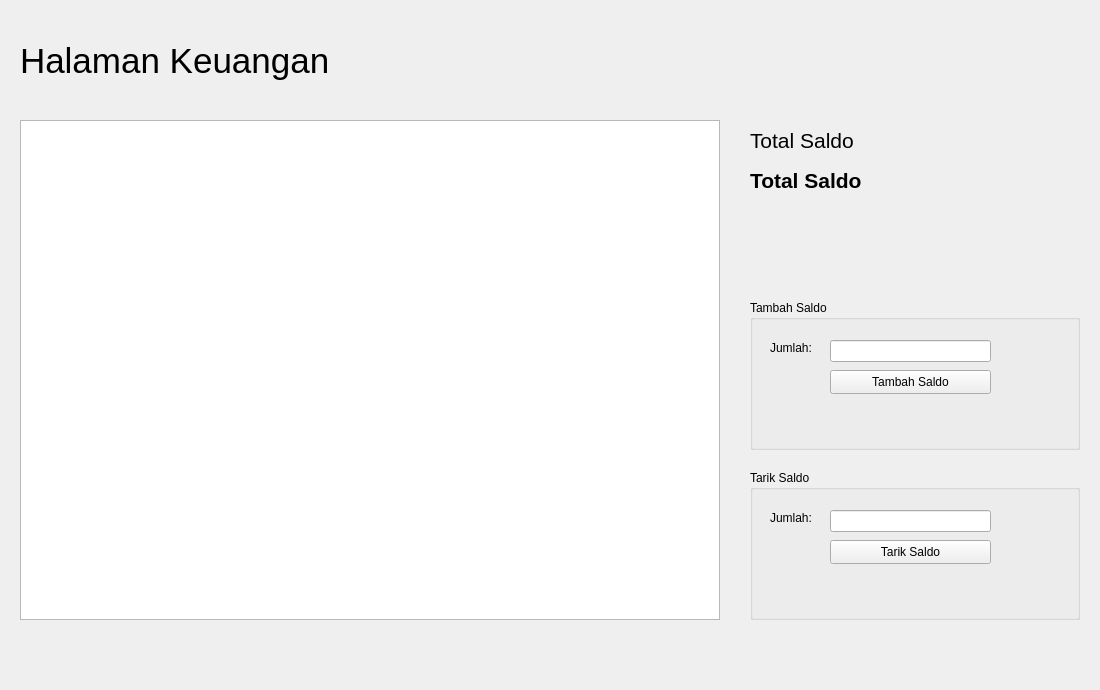
<?xml version="1.0" encoding="UTF-8"?>
<ui version="4.0">
 <class>Form</class>
 <widget class="QWidget" name="Form">
  <property name="geometry">
   <rect>
    <x>0</x>
    <y>0</y>
    <width>1100</width>
    <height>690</height>
   </rect>
  </property>
  <property name="windowTitle">
   <string>Form</string>
  </property>
  <widget class="QLabel" name="label">
   <property name="geometry">
    <rect>
     <x>20</x>
     <y>30</y>
     <width>331</width>
     <height>61</height>
    </rect>
   </property>
   <property name="font">
    <font>
     <pointsize>26</pointsize>
    </font>
   </property>
   <property name="text">
    <string>Halaman Keuangan</string>
   </property>
  </widget>
  <widget class="QTableView" name="tableView">
   <property name="geometry">
    <rect>
     <x>20</x>
     <y>120</y>
     <width>700</width>
     <height>500</height>
    </rect>
   </property>
   <property name="cornerButtonEnabled">
    <bool>false</bool>
   </property>
  </widget>
  <widget class="QGroupBox" name="groupBox">
   <property name="geometry">
    <rect>
     <x>750</x>
     <y>300</y>
     <width>330</width>
     <height>150</height>
    </rect>
   </property>
   <property name="title">
    <string>Tambah Saldo</string>
   </property>
   <widget class="QLineEdit" name="input_tambah_saldo">
    <property name="geometry">
     <rect>
      <x>80</x>
      <y>40</y>
      <width>161</width>
      <height>22</height>
     </rect>
    </property>
    <property name="inputMask">
     <string comment="&quot;00&quot;" extracomment="&quot;00&quot;"/>
    </property>
   </widget>
   <widget class="QLabel" name="label_2">
    <property name="geometry">
     <rect>
      <x>20</x>
      <y>40</y>
      <width>61</width>
      <height>16</height>
     </rect>
    </property>
    <property name="text">
     <string>Jumlah:</string>
    </property>
   </widget>
   <widget class="QPushButton" name="button_tambah_saldo">
    <property name="geometry">
     <rect>
      <x>80</x>
      <y>70</y>
      <width>161</width>
      <height>24</height>
     </rect>
    </property>
    <property name="text">
     <string>Tambah Saldo</string>
    </property>
   </widget>
  </widget>
  <widget class="QGroupBox" name="groupBox_2">
   <property name="geometry">
    <rect>
     <x>750</x>
     <y>470</y>
     <width>330</width>
     <height>150</height>
    </rect>
   </property>
   <property name="title">
    <string>Tarik Saldo</string>
   </property>
   <widget class="QLineEdit" name="input_tarik_saldo">
    <property name="geometry">
     <rect>
      <x>80</x>
      <y>40</y>
      <width>161</width>
      <height>22</height>
     </rect>
    </property>
    <property name="inputMask">
     <string comment="&quot;00&quot;" extracomment="&quot;00&quot;"/>
    </property>
   </widget>
   <widget class="QLabel" name="label_3">
    <property name="geometry">
     <rect>
      <x>20</x>
      <y>40</y>
      <width>61</width>
      <height>16</height>
     </rect>
    </property>
    <property name="text">
     <string>Jumlah:</string>
    </property>
   </widget>
   <widget class="QPushButton" name="button_tarik_saldo">
    <property name="geometry">
     <rect>
      <x>80</x>
      <y>70</y>
      <width>161</width>
      <height>24</height>
     </rect>
    </property>
    <property name="text">
     <string>Tarik Saldo</string>
    </property>
   </widget>
  </widget>
  <widget class="QLabel" name="label_4">
   <property name="geometry">
    <rect>
     <x>750</x>
     <y>110</y>
     <width>111</width>
     <height>61</height>
    </rect>
   </property>
   <property name="font">
    <font>
     <pointsize>16</pointsize>
    </font>
   </property>
   <property name="text">
    <string>Total Saldo</string>
   </property>
  </widget>
  <widget class="QLabel" name="label_saldo">
   <property name="geometry">
    <rect>
     <x>750</x>
     <y>150</y>
     <width>111</width>
     <height>61</height>
    </rect>
   </property>
   <property name="font">
    <font>
     <pointsize>16</pointsize>
     <bold>true</bold>
    </font>
   </property>
   <property name="text">
    <string>Total Saldo</string>
   </property>
  </widget>
 </widget>
 <resources/>
 <connections/>
</ui>
